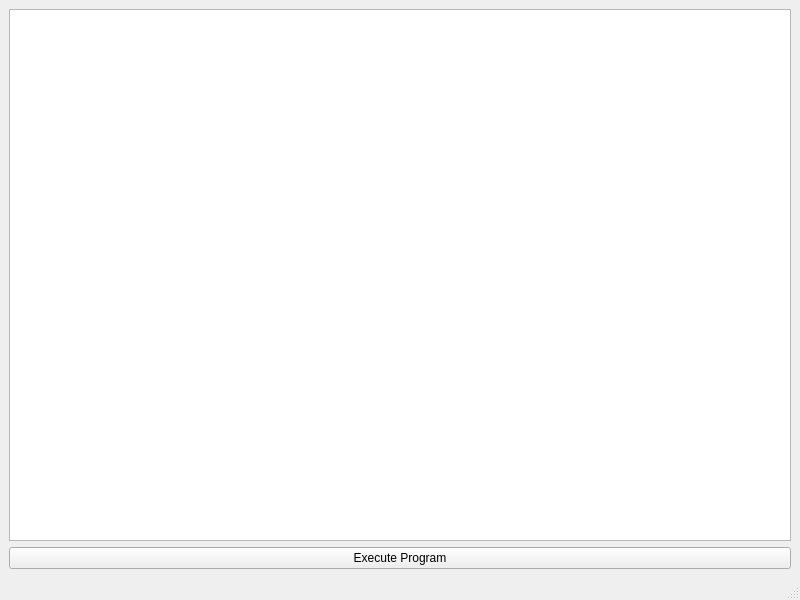
<?xml version="1.0" encoding="UTF-8"?>
<ui version="4.0">
 <class>MainWindow</class>
 <widget class="QMainWindow" name="MainWindow">
  <property name="geometry">
   <rect>
    <x>0</x>
    <y>0</y>
    <width>800</width>
    <height>600</height>
   </rect>
  </property>
  <property name="windowTitle">
   <string>MainWindow</string>
  </property>
  <widget class="QWidget" name="centralwidget">
   <layout class="QGridLayout" name="gridLayout">
    <item row="0" column="0">
     <widget class="QTextBrowser" name="resultTextBrowser"/>
    </item>
    <item row="1" column="0">
     <widget class="QPushButton" name="executeButton">
      <property name="styleSheet">
       <string notr="true">font: 75 24pt &quot;DejaVu Sans&quot;;</string>
      </property>
      <property name="text">
       <string>Execute Program</string>
      </property>
     </widget>
    </item>
   </layout>
  </widget>
  <widget class="QMenuBar" name="menubar">
   <property name="geometry">
    <rect>
     <x>0</x>
     <y>0</y>
     <width>800</width>
     <height>22</height>
    </rect>
   </property>
  </widget>
  <widget class="QStatusBar" name="statusbar"/>
 </widget>
 <resources/>
 <connections/>
</ui>
